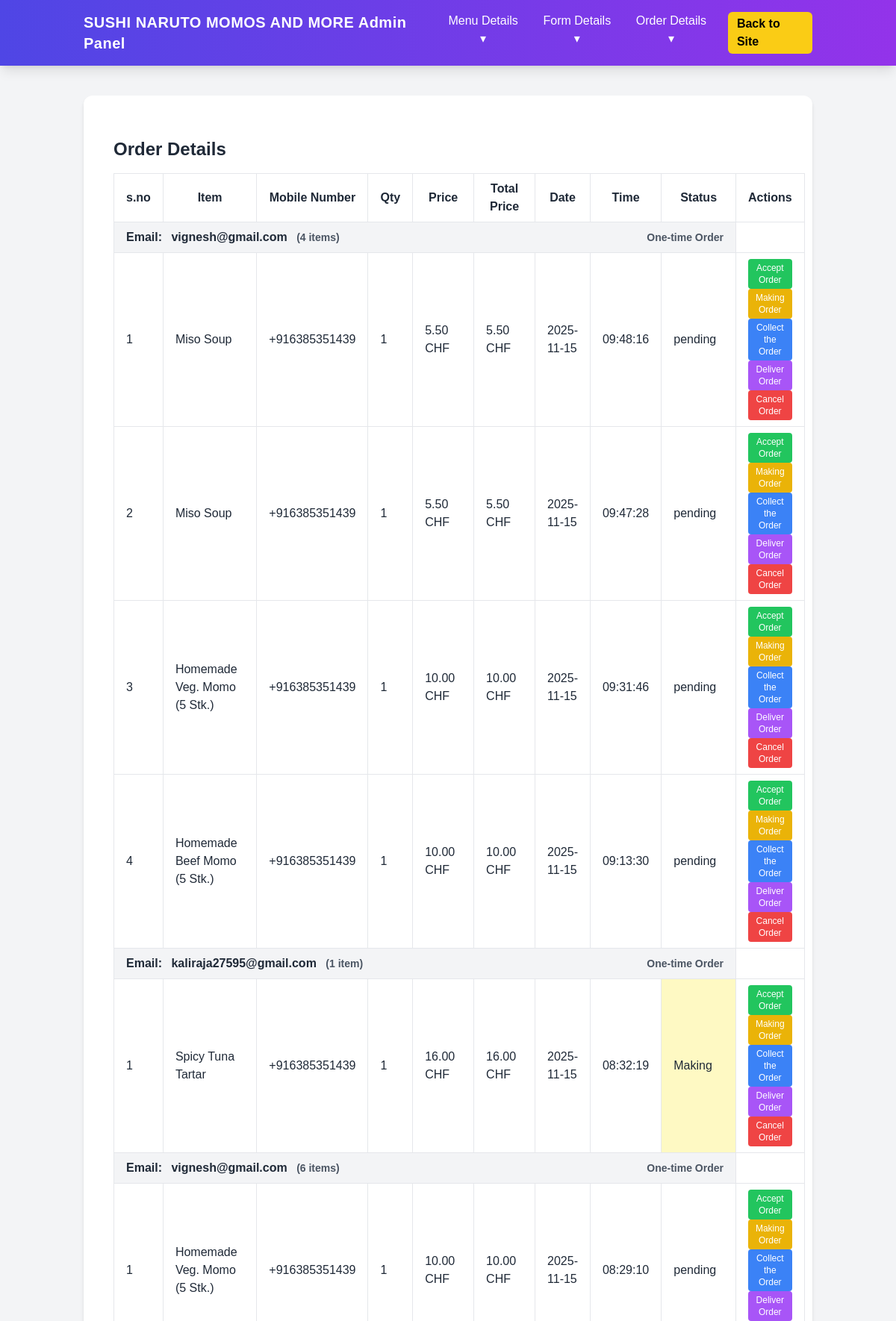
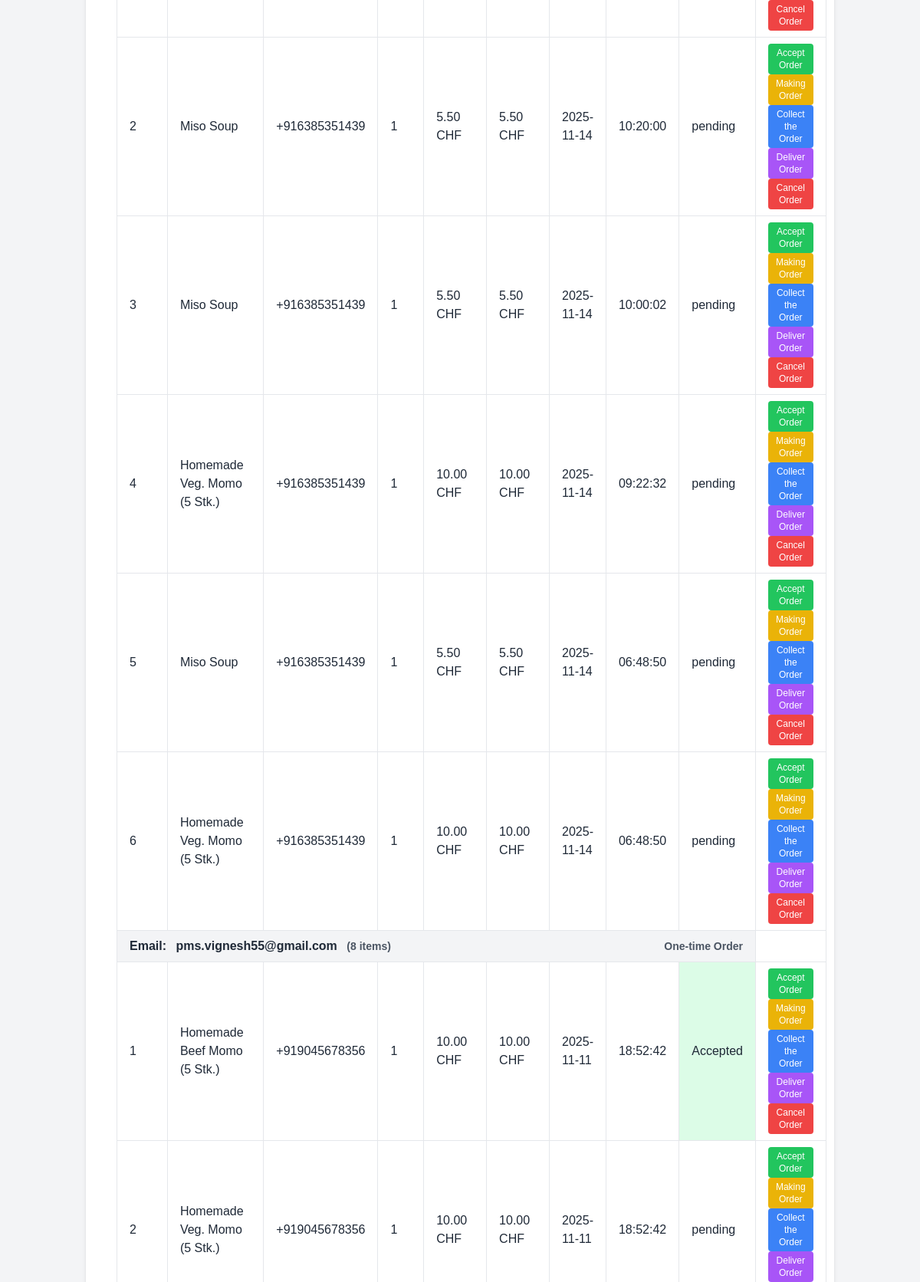
/order/food_table/ (signed in, upper part), run on the app's committed database (2 pictures, top to bottom).
### sushi/models.py (models this page shows, shortened)
class Order(models.Model):
    ORDER_TYPE_CHOICES = [
        ('now', 'Order Now'),
        ('later', 'Order Later'),
    ]
    DELIVERY_CHOICES = [
        ('Click & Collect', 'Click & Collect (Free)'),
        ('Free', 'Free'),
        ('Livraison Express 3.5km', 'Livraison Express 3.5km'),
    ]
    item = models.CharField(max_length=200)
    price = models.DecimalField(max_digits=7, decimal_places=2)
    qty = models.PositiveIntegerField()
    order_type = models.CharField(max_length=10, choices=ORDER_TYPE_CHOICES)
    order_date = models.DateField(null=True, blank=True)
    order_time = models.TimeField(null=True, blank=True)
    email = models.EmailField()
    mobile = models.CharField(max_length=30)
    address = models.CharField(max_length=255)
    delivery = models.CharField(max_length=40, choices=DELIVERY_CHOICES)
    created_at = models.DateTimeField(default=timezone.now)
    status = models.CharField(max_length=30, default='pending')
    cancellation_reason = models.TextField(blank=True, null=True)
    @property
    def total_price(self):
        return self.price * self.qty

### sushi/views.py (the view)
# urls.py: path('order/food_table/', views.order_food_table, name='order_food_table'),
def order_food_table(request):
    if not request.user.is_staff:
        return redirect('admin_login')
    orders = Order.objects.exclude(
        status__in=['Delivered', 'Cancelled']
    ).order_by('-created_at')
    return render(request, 'admin2/order_food_table.html', {
        'orders': orders,
        'active_tab': 'food_orders'
    })

### sushi/templates/admin2/order_food_table.html (shortened to what this page needs)
{% extends "admin2/base2.html" %}
{% block content %}
<div class="container mx-auto px-4 py-8">
    <h2 class="text-2xl font-bold mb-4">Order Details</h2>
    <table class="min-w-full bg-white border">
        <thead>
            <tr>
                <th class="px-4 py-2 border">s.no</th>
                <th class="px-4 py-2 border">Item</th>
                <th class="px-4 py-2 border">Mobile Number</th>
                <th class="px-4 py-2 border">Qty</th>
                <th class="px-4 py-2 border">Price</th>
                <th class="px-4 py-2 border">Total Price</th>
                <th class="px-4 py-2 border">Date</th>
                <th class="px-4 py-2 border">Time</th>
                <th class="px-4 py-2 border">Status</th>
                <th class="px-4 py-2 border">Actions</th>
            </tr>
        </thead>
        {% regroup orders by email as order_groups %}
        <tbody id="order-food-tbody">
            {% for group in order_groups %}
                <tr class="bg-gray-100">
                    <td class="px-4 py-2 border font-semibold" colspan="9">
                        <div class="flex items-center justify-between">
                            <div>
                                <span class="mr-2">Email:</span>
                                <strong>{{ group.grouper }}</strong>
                                <span class="mx-2 text-sm text-gray-600">({{ group.list|length }} item{% if group.list|length > 1 %}s{% endif %})</span>
                            </div>
                            <div class="text-sm text-gray-600">One-time Order</div>
                        </div>
                    </td>
                </tr>
                {% for order in group.list %}
                <tr>
                    <td class="px-4 py-2 border">{{ forloop.counter }}</td>
                    <td class="px-4 py-2 border" x-text="">{{ order.item }}</td>
                    <td class="px-4 py-2 border">{{ order.mobile }}</td>
                    <td class="px-4 py-2 border">{{ order.qty }}</td>
                    <td class="px-4 py-2 border">{{ order.price|floatformat:2 }} CHF</td>
                    <td class="px-4 py-2 border">{{ order.total_price|floatformat:2 }} CHF</td>
                    <td class="px-4 py-2 border">{{ order.created_at|date:"Y-m-d" }}</td>
                    <td class="px-4 py-2 border">{{ order.created_at|time:"H:i:s" }}</td>
                    <td id="status-{{ order.id }}" class="px-4 py-2 border {% if order.status == 'Accepted' %}bg-green-100{% elif order.status == 'Making' %}bg-yellow-100{% elif order.status == 'Ready to Collect' %}bg-blue-100{% elif order.status == 'Delivered' %}bg-purple-100{% elif order.status == 'Cancelled' %}bg-red-100{% endif %}">
                        {{ order.status }}
                    </td>
                    <td class="px-4 py-2 border">
                        <form method="post" action="{% url 'order_action_admin' order.id %}" class="inline order-action-form" data-order-id="{{ order.id }}">
                            <button type="submit" name="action" value="accept" class="bg-green-500 text-white px-2 py-1 rounded text-xs">Accept Order</button>
                            <button type="submit" name="action" value="making" class="bg-yellow-500 text-white px-2 py-1 rounded text-xs">Making Order</button>
                            <button type="submit" name="action" value="collect" class="bg-blue-500 text-white px-2 py-1 rounded text-xs">Collect the Order</button>
                            <button type="submit" name="action" value="delivered" class="bg-purple-500 text-white px-2 py-1 rounded text-xs" onclick="return confirm('Are you sure you want to deliver this order?');">Deliver Order</button>
                            <button type="submit" name="action" value="cancel" class="bg-red-500 text-white px-2 py-1 rounded text-xs cancel-btn">Cancel Order</button>
                        </form>
                    </td>
                </tr>
                {% endfor %}
            {% endfor %}
        </tbody>
    </table>
</div>
{% endblock %}

### sushi/static/css/auth.css (style rules this page uses)
* { margin: 0; padding: 0; box-sizing: border-box; font-family: 'Poppins', sans-serif; }

### data on the page
Order: grouper "vignesh@gmail.com", item "Miso Soup", mobile "+916385351439", qty "1", price "5.50", total_price "5.50", created_at "2025-11-15", created_at "09:48:16", status "pending"
Order: item "Miso Soup", mobile "+916385351439", qty "1", price "5.50", total_price "5.50", created_at "2025-11-15", created_at "09:47:28", status "pending"
Order: item "Homemade Veg. Momo (5 Stk.)", mobile "+916385351439", qty "1", price "10.00", total_price "10.00", created_at "2025-11-15", created_at "09:31:46", status "pending"
Order: item "Homemade Beef Momo (5 Stk.)", mobile "+916385351439", qty "1", price "10.00", total_price "10.00", created_at "2025-11-15", created_at "09:13:30", status "pending"
Order: grouper "kaliraja27595@gmail.com", item "Spicy Tuna Tartar", mobile "+916385351439", qty "1", price "16.00", total_price "16.00", created_at "2025-11-15", created_at "08:32:19", status "Making"
Order: grouper "vignesh@gmail.com", item "Homemade Veg. Momo (5 Stk.)", mobile "+916385351439", qty "1", price "10.00", total_price "10.00", created_at "2025-11-15", created_at "08:29:10", status "pending"
Order: item "Miso Soup", mobile "+916385351439", qty "1", price "5.50", total_price "5.50", created_at "2025-11-14", created_at "10:20:00", status "pending"
Order: item "Miso Soup", mobile "+916385351439", qty "1", price "5.50", total_price "5.50", created_at "2025-11-14", created_at "10:00:02", status "pending"
Order: item "Homemade Veg. Momo (5 Stk.)", mobile "+916385351439", qty "1", price "10.00", total_price "10.00", created_at "2025-11-14", created_at "09:22:32", status "pending"
Order: item "Miso Soup", mobile "+916385351439", qty "1", price "5.50", total_price "5.50", created_at "2025-11-14", created_at "06:48:50", status "pending"
Order: item "Homemade Veg. Momo (5 Stk.)", mobile "+916385351439", qty "1", price "10.00", total_price "10.00", created_at "2025-11-14", created_at "06:48:50", status "pending"
Order: grouper "pms.vignesh55@gmail.com", item "Homemade Beef Momo (5 Stk.)", mobile "+919045678356", qty "1", price "10.00", total_price "10.00", created_at "2025-11-11", created_at "18:52:42", status "Accepted"
Order: item "Homemade Veg. Momo (5 Stk.)", mobile "+919045678356", qty "1", price "10.00", total_price "10.00", created_at "2025-11-11", created_at "18:52:42", status "pending"

### other printed values
{{ group.list|length }} "4" "1" "6" "8"
